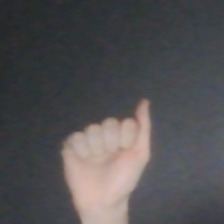
#> input picture CGIP/CGIP/dataset/A-samples/12.jpg, 224 x 224 px; its folder holds only this picture in this run; the run also reads 1 picture not shown here
$ jupyter execute --allow-errors code.ipynb   (shell and % lines are left out)   (older library calls are emulated)
#> lines starting #> are read from the running program, lines starting #| are printed output that depends on the picture; after the words box and inside, x2 and y2 are one past the last pixel; in counts of white or black regions, pixels touching at a corner belong together
# ASL Sign Language Recognition Research

This notebook demonstrates the process of loading the functionality of the ASL project for research purposes. It covers:
1.  Data Loading and Preprocessing
2.  Data Visualization
3.  Model Training (KNN)
4.  Evaluation and Metrics

[cell 1]
import os
import cv2
import numpy as np
import matplotlib.pyplot as plt
import seaborn as sns
from collections import Counter
from sklearn.neighbors import KNeighborsClassifier
from sklearn.model_selection import train_test_split
from sklearn.metrics import accuracy_score, classification_report, confusion_matrix

[cell 2]
# --- Feature Extraction & Preprocessing Modules ---

def get_gabor_kernels():
    kernels = []
    # 4 scales given by sigma, 4 orientations given by theta
    for theta in np.arange(0, np.pi, np.pi / 4):
        for sigma in [1, 3, 5, 7]:
            lam = np.pi / 4
            gamma = 0.5
            psi = 0
            ksize = 15 # Kernel size
            kernel = cv2.getGaborKernel((ksize, ksize), sigma, theta, lam, gamma, psi, ktype=cv2.CV_32F)
            kernels.append(kernel)
#> in load_dataset, img is the input picture: shape (224, 224, 3); mean B, G, R 82.3, 80.4, 82.2
    return kernels

# Pre-calculate Gabor kernels once
GABOR_KERNELS = get_gabor_kernels()

def extract_hocd_features(binary_mask, bins=32):
    """
    Histogram of Centroid Distances (HOCD)
    Expects a binary mask of the hand.
    """
    if binary_mask is None:
        return np.zeros(bins)

    # 1. Calculate Centroid
    M = cv2.moments(binary_mask)
    if M["m00"] == 0:
        return np.zeros(bins)
    cX = int(M["m10"] / M["m00"])
    cY = int(M["m01"] / M["m00"])

    # 2. Find Contours (Boundaries)
    contours, _ = cv2.findContours(binary_mask, cv2.RETR_EXTERNAL, cv2.CHAIN_APPROX_SIMPLE)
    if not contours:
        return np.zeros(bins)

    # Assume largest contour is the hand boundary
    cnt = max(contours, key=cv2.contourArea)

    # 3. Calculate Euclidean Distance from Centroid to each boundary point
    dists = []
    for point in cnt:
        px, py = point[0]
        # Euclidean distance
        d = np.sqrt((px - cX)**2 + (py - cY)**2)
        dists.append(d)

    dists = np.array(dists)

    # 4. Normalize Distances and create Histogram
    if len(dists) > 0 and dists.max() > 0:
        dists = dists / dists.max()

    hist, _ = np.histogram(dists, bins=bins, range=(0, 1))

    # Normalize histogram to sum to 1
    hist = hist.astype("float")
    if hist.sum() > 0:
        hist /= hist.sum()

    return hist

def extract_gabor_features(gray_img, size=(64, 64)):
    """
    Gabor Filter Bank features for texture.
    """
    if gray_img is None:
        # Return zeros matching Gabor output size (Kernels * 2 stats)
        return np.zeros(len(GABOR_KERNELS) * 2)

    # Resize to fixed size
    img_resized = cv2.resize(gray_img, size)

    feats = []
    for kernel in GABOR_KERNELS:
        # Apply filter
        fimg = cv2.filter2D(img_resized, cv2.CV_8UC3, kernel)

        # Local Averaging (Using mean and variance as summary stats)
        feats.append(fimg.mean())
        feats.append(fimg.var())

    return np.array(feats)

def preprocess_image(img_bgr):
    """
    Applies Grayscale, Thresholding, Cleaning, and ROI extraction.
    Returns: (cropped_binary_mask, cropped_grayscale_img)
    """
    if img_bgr is None:
        return None, None

    # 1. Grayscale
    gray = cv2.cvtColor(img_bgr, cv2.COLOR_BGR2GRAY)

    # 2. Blur & Threshold (Otsu)
    blur = cv2.GaussianBlur(gray, (5, 5), 0)
    _, thresh = cv2.threshold(blur, 0, 255, cv2.THRESH_BINARY_INV + cv2.THRESH_OTSU)

    # 3. Cleaning (Hole Filling & Dilation)
    # Dilation to reduce noise
    kernel = np.ones((3, 3), np.uint8)
    thresh = cv2.morphologyEx(thresh, cv2.MORPH_OPEN, kernel, iterations=1)

    # Closing to fill holes inside the hand
    # Fixed: Removed dependency on undefined variable 'self_defined_iters'
    thresh = cv2.morphologyEx(thresh, cv2.MORPH_CLOSE, kernel, iterations=2)

    # 4. Region Selection (Get Largest Contour)
    contours, _ = cv2.findContours(thresh, cv2.RETR_EXTERNAL, cv2.CHAIN_APPROX_SIMPLE)

    if not contours:
        return None, None

    # Get largest contour (Hand)
    c = max(contours, key=cv2.contourArea)
    if cv2.contourArea(c) < 500: # Ignore small noise
        return None, None

    # 5. Bounding Box & Crop
    x, y, w, h = cv2.boundingRect(c)

    # Add small padding
    pad = 10
    h_img, w_img = gray.shape
    x1 = max(0, x - pad)
    y1 = max(0, y - pad)
    x2 = min(w_img, x + w + pad)
    y2 = min(h_img, y + h + pad)

    # Ensure valid crop coordinates
    if x2 <= x1 or y2 <= y1:
        return None, None

    # Crop
    crop_mask = thresh[y1:y2, x1:x2]
    crop_gray = gray[y1:y2, x1:x2]

    return crop_mask, crop_gray

def get_augmentations(img_bgr):
    """
    Returns a list of (name, image) tuples including Original and various augmentations.
    """
    augs = []

    # 1. Original
    augs.append(("Original", img_bgr))

    rows, cols, _ = img_bgr.shape

    # --- Geometric ---
    # 2. Rotation
    M_rot = cv2.getRotationMatrix2D((cols/2, rows/2), 15, 1) # 15 degrees
    img_rot = cv2.warpAffine(img_bgr, M_rot, (cols, rows), borderMode=cv2.BORDER_REPLICATE)
    augs.append(("Geo_Rotation", img_rot))

    # 3. Flip
    img_flip = cv2.flip(img_bgr, 1) # Horizontal
    augs.append(("Geo_Flip", img_flip))

    # 4. Shear
    pts1 = np.float32([[10, 10], [cols-10, 10], [10, rows-10]])
    pts2 = np.float32([[5, 20], [cols-20, 10], [25, rows-20]])
    M_shear = cv2.getAffineTransform(pts1, pts2)
    img_shear = cv2.warpAffine(img_bgr, M_shear, (cols, rows), borderMode=cv2.BORDER_REPLICATE)
    augs.append(("Geo_Shear", img_shear))

    # --- Color Space ---
    # 5. Brightness
    # Increase brightness
    img_bright = cv2.convertScaleAbs(img_bgr, alpha=1.2, beta=30)
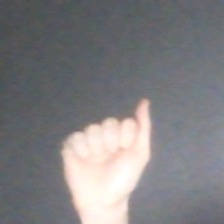
#> img_bright: shape (224, 224, 3); mean B, G, R 128.7, 126.4, 127.1
    augs.append(("Color_Brightness", img_bright))

    # 6. Contrast
    img_contrast = cv2.convertScaleAbs(img_bgr, alpha=1.5, beta=0)
    augs.append(("Color_Contrast", img_contrast))

    # --- Kernel ---
    # 7. Blur (Gaussian)
    img_blur = cv2.GaussianBlur(img_bgr, (5, 5), 0)
    augs.append(("Kernel_Blur", img_blur))

    # 8. Sharpen
    kernel_sharp = np.array([[0, -1, 0],
                             [-1, 5,-1],
                             [0, -1, 0]])
    img_sharp = cv2.filter2D(img_bgr, -1, kernel_sharp)
    augs.append(("Kernel_Sharpen", img_sharp))

    return augs

def load_dataset(dataset_path):
    print(f"Loading dataset from: {dataset_path}")
    X = []
    y = []

    if not os.path.exists(dataset_path):
        print("Dataset directory not found.")
        return np.array([]), np.array([])

    count = Counter()
    limit_per_class = 50 # Reduced limit because augmentation multiplies data by 8x

    valid_folders = [f for f in os.listdir(dataset_path) if f.endswith('-samples')]
    print(f"Found {len(valid_folders)} class folders.")

    for folder_name in sorted(valid_folders):
        folder_path = os.path.join(dataset_path, folder_name)
        label = folder_name.split('-')[0].lower()

        files = [f for f in os.listdir(folder_path) if f.lower().endswith(('.png', '.jpg', '.jpeg'))]

        class_samples_loaded = 0

        for filename in files:
            if count[label] >= limit_per_class:
                break

            img_path = os.path.join(folder_path, filename)
            try:
                img = cv2.imread(img_path)
                if img is None: continue

                # Apply Augmentations FIRST
                augmented_set = get_augmentations(img)
#> augmented_set = 8 items

                for aug_name, aug_img in augmented_set:
                    # Apply Preprocessing Pipeline
                    crop_mask, crop_gray = preprocess_image(aug_img)

                    if crop_mask is None or crop_gray is None:
                        continue

                    # Extract Features
                    # A. HOCD from Binary Mask
                    hocd = extract_hocd_features(crop_mask)

                    # B. Gabor from Grayscale
                    gabor = extract_gabor_features(crop_gray)

                    # C. Fusion
                    features = np.concatenate([hocd, gabor])

                    X.append(features)
                    y.append(label)
#> this loop made 8 passes
#> (aug_name, cX in extract_hocd_features, cY in extract_hocd_features) on passes 1 to 8: ('Original', 112, 102), ('Geo_Rotation', 109, 101), ('Geo_Flip', 110, 102), ('Geo_Shear', 110, 102), ('Color_Brightness', 112, 102), ('Color_Contrast', 112, 101), ('Kernel_Blur', 112, 102), ('Kernel_Sharpen', 112, 102)
#> pass 1, in preprocess_image, `_, thresh = cv2.threshold(blur, 0, 255, cv2.THRESH_BINARY_INV + cv2.TH..`:
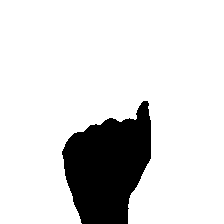
#> thresh: shape (224, 224); 85.3% white; 1 black region, box (x1, y1, x2, y2) and area: (62, 101, 151, 224) 7371
#> after the loop, X = 8 items; y = ['a', 'a', 'a', 'a', 'a', 'a', 'a', 'a']

                count[label] += 1 # Count original image processed

            except Exception as e:
                # print(f"Error processing {filename}: {e}")
                continue
#> pass 2 of the loop in load_dataset, `for folder_name in sorted(valid_folders):`:
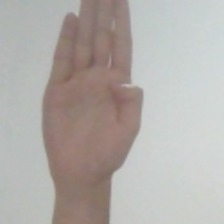
#> input picture CGIP/CGIP/dataset/B-samples/10.jpg, 224 x 224 px
#> in load_dataset, img is the input picture: shape (224, 224, 3); mean B, G, R 169.7, 173.5, 178.5
#> the loop in load_dataset, `for aug_name, aug_img in augmented_set:` made 8 passes
#> (aug_name, x in preprocess_image, w in preprocess_image, x1 in preprocess_image, x2 in preprocess_image, cX in extract_hocd_features, cY in extract_hocd_features) on passes 1 to 4: ('Original', 42, 101, 32, 153, 57, 109), ('Geo_Rotation', 40, 103, 30, 153, 59, 112), ('Geo_Flip', 81, 101, 71, 192, 62, 109), ('Geo_Shear', 45, 98, 35, 153, 57, 109)
#> pass 1, in preprocess_image (call 9), `_, thresh = cv2.threshold(blur, 0, 255, cv2.THRESH_BINARY_INV + cv2.TH..`:
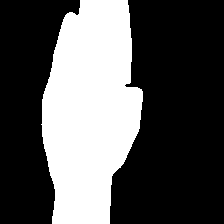
#> thresh: shape (224, 224); 33.9% white; 1 white region, box (x1, y1, x2, y2) and area: (41, 0, 143, 224) 17000
#> after the loop in load_dataset, `for aug_name, aug_img in augmented_set:`:
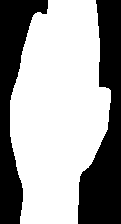
#> crop_mask: shape (224, 121); 62.7% white; 2 black regions, box (x1, y1, x2, y2) and area: (78, 0, 121, 224) 5615, (0, 0, 48, 224) 4492
#> after the loop in load_dataset, `for aug_name, aug_img in augmented_set:`: X = 16 items; y = ['a', 'a', 'a', 'a', 'a', 'a', 'a', 'a', 'b', 'b', 'b', 'b', 'b', 'b', 'b', 'b']

    print("Class distribution (original images processed):", dict(count))
    print(f"Total feature vectors extracted (with augmentation): {len(X)}")
#| Total feature vectors extracted (with augmentation): 16
    if len(X) > 0:
        print(f"Feature vector length: {len(X[0])}")
#| Feature vector length: 64
    return np.array(X), np.array(y)

### Load Data
We load the images from the `MasseyDataset` folder.

[cell 3]
dataset_dir = "dataset"
X, y = load_dataset(dataset_dir)

if len(X) > 0:
    print(f"X shape: {X.shape}, y shape: {y.shape}")
#| X shape: (16, 64), y shape: (16,)
else:
    print("No data loaded. Check dataset path.")

[cell 4]
# Visualization of Augmentations and Preprocessing
def visualize_pipeline(dataset_path):
    # Find a sample image
#> called with dataset_path = 'dataset'
    sample_img_path = None
    for root, dirs, files in os.walk(dataset_path):
        for file in files:
            if file.lower().endswith(('.png', '.jpg', '.jpeg')):
                sample_img_path = os.path.join(root, file)
                break
        if sample_img_path:
            break
#> pass 2 of the loop in visualize_pipeline, `for root, dirs, files in os.walk(dataset_path):`:

    if not sample_img_path:
        print("No image found for visualization.")
        return

    # Load
    img = cv2.imread(sample_img_path)

    # Get augmentations
    augs = get_augmentations(img)
#> augs = 8 items

    # Plot Augmentations
    plt.figure(figsize=(15, 6))
    plt.suptitle("Applied Augmentations (Geometric, Color, Kernel)", fontsize=16)

    for i, (name, aug_img) in enumerate(augs):
        plt.subplot(2, 4, i+1)
        plt.imshow(cv2.cvtColor(aug_img, cv2.COLOR_BGR2RGB))
        plt.title(name)
        plt.axis('off')
#> this loop made 8 passes
    plt.tight_layout()
    plt.show()

    # Visualize Preprocessing Steps on Original
    print("\nVisualizing Preprocessing pipeline on 'Original' image...")
    crop_mask, crop_gray = preprocess_image(img)
#> in preprocess_image (call 17), `thresh = cv2.morphologyEx(thresh, cv2.MORPH_CLOSE, kernel, iterations=2)`:
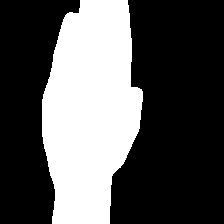
#> thresh: shape (224, 224); 33.9% white; 1 white region
#> in preprocess_image (call 17), `contours, _ = cv2.findContours(thresh, cv2.RETR_EXTERNAL, cv2.CHAIN_AP..`: contours = 1 contour; box (x1, y1, x2, y2) and area: (42, 0, 143, 224) 16736
#> in preprocess_image (call 17), `c = max(contours, key=cv2.contourArea)`: c = contour of 160 points, box (x1, y1, x2, y2) (42, 0, 143, 224), area 16736
#> in preprocess_image (call 17), `crop_mask = thresh[y1:y2, x1:x2]`:
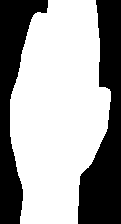
#> crop_mask: shape (224, 121); 62.8% white; 2 black regions
#> in preprocess_image (call 17), `crop_gray = gray[y1:y2, x1:x2]`:
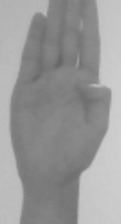
#> crop_gray: shape (224, 121); min 101, max 208, mean 152.5

    if crop_mask is not None:
        plt.figure(figsize=(10, 4))
        plt.subplot(1, 3, 1)
        plt.imshow(cv2.cvtColor(img, cv2.COLOR_BGR2RGB))
        plt.title("Original Input")
        plt.axis('off')

        plt.subplot(1, 3, 2)
        plt.imshow(crop_mask, cmap='gray')
        plt.title("Processed Binary Mask (HOCD Input)")
        plt.axis('off')

        plt.subplot(1, 3, 3)
        plt.imshow(crop_gray, cmap='gray')
        plt.title("Processed Grayscale (Gabor Input)")
        plt.axis('off')

        plt.tight_layout()
        plt.show()

        # Show Feature Vector shape
        hocd = extract_hocd_features(crop_mask)
#> in extract_hocd_features (call 17), `contours, _ = cv2.findContours(binary_mask, cv2.RETR_EXTERNAL, cv2.CHA..`: contours = 1 contour; box (x1, y1, x2, y2) and area: (10, 0, 111, 224) 16736
#> hocd = 32 values, max 0.206 at index 14, min 0 at index 0, mean 0.0312
        gabor = extract_gabor_features(crop_gray)
#> in extract_gabor_features (call 17), `img_resized = cv2.resize(gray_img, size)`:
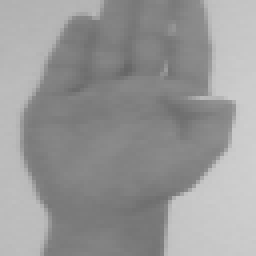
#> img_resized: shape (64, 64) (shown 4 times larger); min 102, max 207, mean 152.4
#> the loop in extract_gabor_features (call 17), `for kernel in GABOR_KERNELS:` made 16 passes
#> pass 3, in extract_gabor_features (call 17), `fimg = cv2.filter2D(img_resized, cv2.CV_8UC3, kernel)`:
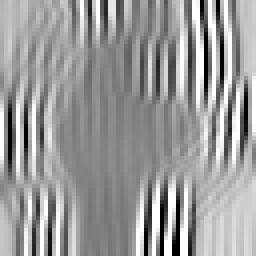
#> fimg: shape (64, 64) (shown 4 times larger); min 0, max 255, mean 154.6
#> after the loop in extract_gabor_features (call 17), `for kernel in GABOR_KERNELS:`: feats = 32 values, max 2782.7 at index 5, min 0 at index 1, mean 337.5
#> gabor has the same summary as feats in extract_gabor_features
        fusion = np.concatenate([hocd, gabor])
#> fusion = 64 values, max 2782.7 at index 37, min 0 at index 0, mean 168.8
        print(f"Feature Vector Shapes -> HOCD: {hocd.shape}, Gabor: {gabor.shape}, Fused: {fusion.shape}")
#| Feature Vector Shapes -> HOCD: (32,), Gabor: (32,), Fused: (64,)

# Run visualization
visualize_pipeline(dataset_dir)

### Visualize Samples
Let's look at some random samples from the dataset to understand what the model sees.

[cell 5]
if len(X) > 0:
    fig, axes = plt.subplots(2, 5, figsize=(15, 6))
    indices = np.random.choice(len(X), 10, replace=False)
#> indices = [1, 6, 8, 9, 13, 4, 2, 14, 10, 7]

    for i, ax in enumerate(axes.flat):
        idx = indices[i]

        # NOTE: Current X contains feature vectors (HOCD + Gabor), NOT raw images.
        # We cannot reshape features back to (64,64) image.
        # Instead, we will visualize the feature vector values as a bar plot or line.

        feature_vector = X[idx]
        ax.plot(feature_vector)
        ax.set_title(f"Label: {y[idx]}")
        ax.set_xlabel("Feature Index")
        ax.set_ylabel("Value")
#> this loop made 10 passes
#> idx on passes 1 to 8: 1, 6, 8, 9, 13, 4, 2, 14

        # Remove axis ticks for cleaner look if needed
        # ax.axis('off')

    plt.suptitle("Feature Vectors of Random Samples")
    plt.tight_layout()
    plt.show()
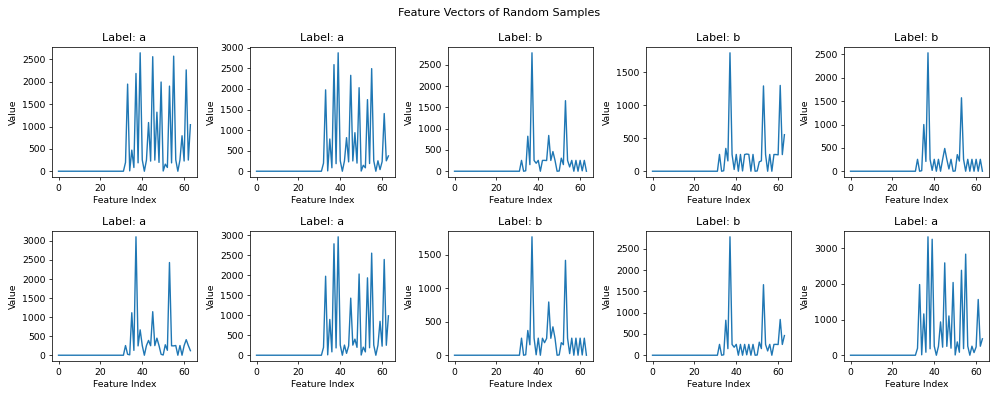
#> figure drawn by matplotlib, 10 panels; panel 1: curve peaks at x = 39, y = 2649.7; panel 2: curve peaks at x = 39, y = 2878.5; panel 3: curve peaks at x = 37, y = 2782.7; panel 4: curve peaks at x = 37, y = 1797.3

### Model Training
We will split the data into 80% training and 20% testing sets. Then we train a K-Nearest Neighbors (KNN) classifier.

[cell 6]
# Split data
X_train, X_test, y_train, y_test = train_test_split(X, y, test_size=0.2, random_state=42)

print(f"Training set size: {len(X_train)}")
#| Training set size: 12
print(f"Test set size: {len(X_test)}")
#| Test set size: 4

# Dictionary to store results
model_results = {}

[cell 7]
from sklearn.svm import SVC
from sklearn.ensemble import RandomForestClassifier
from sklearn.neural_network import MLPClassifier
import pandas as pd

# 1. K-Nearest Neighbors (KNN)
print("Training KNN...")
knn = KNeighborsClassifier(n_neighbors=3)
knn.fit(X_train, y_train)
knn_acc = accuracy_score(y_test, knn.predict(X_test))
#> knn_acc = 0.75
model_results['KNN'] = knn_acc
print(f"KNN Accuracy: {knn_acc*100:.2f}%")
#| KNN Accuracy: 75.00%

# 2. Support Vector Machine (SVM)
print("Training SVM...")
svm = SVC(kernel='linear') # Linear kernel often works well for high dimensional data
svm.fit(X_train, y_train)
svm_acc = accuracy_score(y_test, svm.predict(X_test))
#> svm_acc = 1
model_results['SVM'] = svm_acc
print(f"SVM Accuracy: {svm_acc*100:.2f}%")
#| SVM Accuracy: 100.00%

# 3. Random Forest
print("Training Random Forest...")
rf = RandomForestClassifier(n_estimators=100, random_state=42)
rf.fit(X_train, y_train)
rf_acc = accuracy_score(y_test, rf.predict(X_test))
#> rf_acc = 1
model_results['Random Forest'] = rf_acc
print(f"Random Forest Accuracy: {rf_acc*100:.2f}%")
#| Random Forest Accuracy: 100.00%

# 4. Multi-layer Perceptron (Neural Network)
print("Training MLP (Neural Network)...")
mlp = MLPClassifier(hidden_layer_sizes=(100,), max_iter=300, random_state=42)
mlp.fit(X_train, y_train)
mlp_acc = accuracy_score(y_test, mlp.predict(X_test))
#> mlp_acc = 1
model_results['MLP Neural Net'] = mlp_acc
print(f"MLP Accuracy: {mlp_acc*100:.2f}%")
#| MLP Accuracy: 100.00%

### Model Comparison
We compare the performance of KNN, SVM, Random Forest, and MLP Classifiers.

[cell 8]
# Create a DataFrame for comparison
results_df = pd.DataFrame(list(model_results.items()), columns=['Model', 'Accuracy'])
#> results_df = table of 4 rows and 2 columns
results_df['Accuracy (%)'] = results_df['Accuracy'] * 100
results_df = results_df.sort_values(by='Accuracy', ascending=False)
#> results_df = table of 4 rows and 3 columns

# Display table
print(results_df[['Model', 'Accuracy (%)']])
#|             Model  Accuracy (%)
#| 1             SVM         100.0
#| 2   Random Forest         100.0
#| 3  MLP Neural Net         100.0
#| 0             KNN          75.0

# Plot comparison
plt.figure(figsize=(10, 6))
sns.barplot(x='Model', y='Accuracy', data=results_df, palette='viridis')
plt.title('Model Comparison on ASL Dataset')
plt.ylim(0, 1.0)
plt.ylabel('Accuracy')
plt.show()
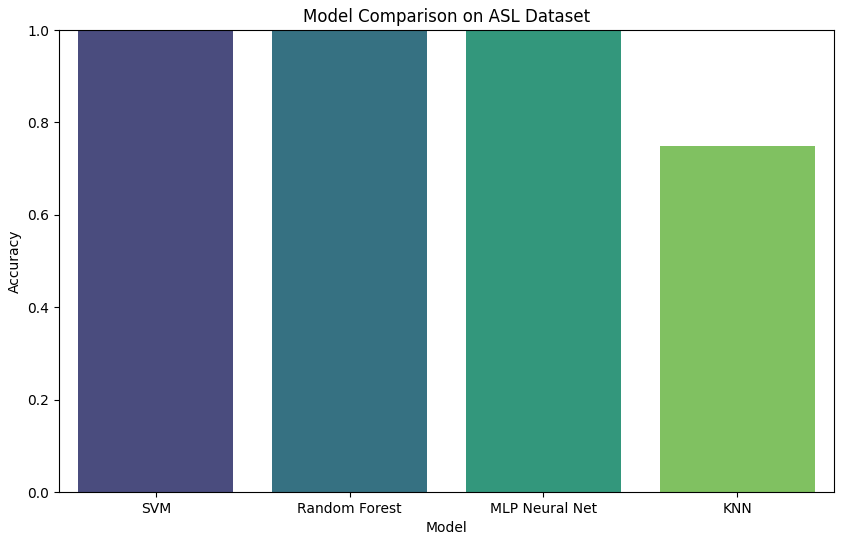
#> figure drawn by matplotlib, 1 panel

[cell 9]
# Predict on test set
# knn is used here, but we should probably use the best performing model or one specific model
# Recalculate predictions using KNN (closest to previous context)
y_pred_knn = knn.predict(X_test)

# Calculate Accuracy
acc = accuracy_score(y_test, y_pred_knn)
#> acc = 0.75
print(f"Test Accuracy: {acc*100:.2f}%")
#| Test Accuracy: 75.00%

# Classification Report
print("\nClassification Report:")
print(classification_report(y_test, y_pred_knn))
#|               precision    recall  f1-score   support
#|            a       1.00      0.67      0.80         3
#|            b       0.50      1.00      0.67         1
#|     accuracy                           0.75         4
#|    macro avg       0.75      0.83      0.73         4
#| weighted avg       0.88      0.75      0.77         4

# Plot Confusion Matrix
cm = confusion_matrix(y_test, y_pred_knn)
#> cm = [[2, 1], [0, 1]]
unique_labels = sorted(list(set(y_test)))
#> unique_labels = ['a', 'b']

plt.figure(figsize=(12, 10))
sns.heatmap(cm, annot=True, fmt='d', cmap='Blues', xticklabels=unique_labels, yticklabels=unique_labels)
plt.xlabel('Predicted Label')
plt.ylabel('True Label')
plt.title('Confusion Matrix (KNN)')
plt.show()
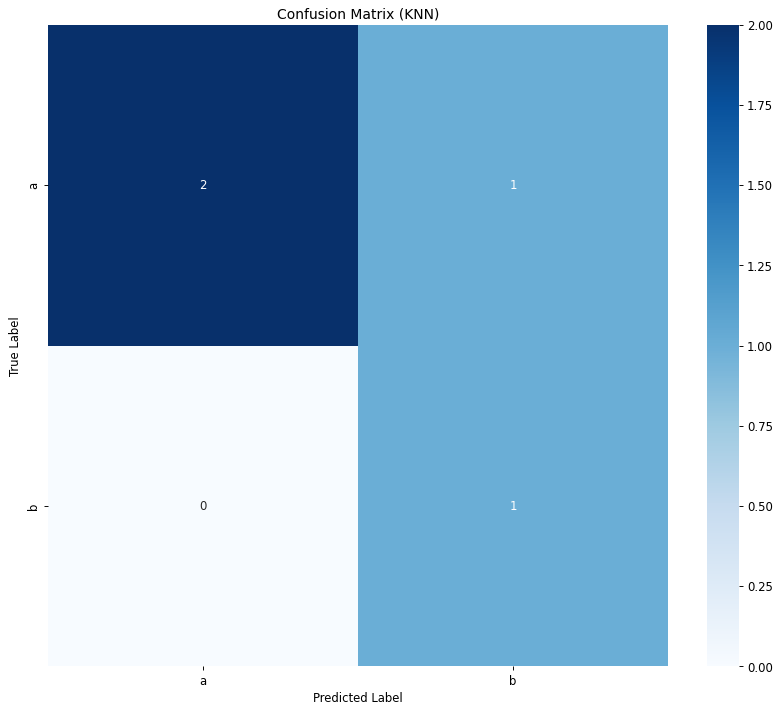
#> figure drawn by matplotlib, 2 panels

[cell 10]
import shap

# SHAP works best with Random Forest (TreeExplainer) or generic KernelExplainer.
# We will use the trained Random Forest model 'rf' for SHAP analysis.

# Select a small background dataset for SHAP (using large datasets is slow)
# We take 20 samples from X_train
background = X_train[:20]
test_samples = X_test[:5] # Explain first 5 test samples

# Initialize TreeExplainer (optimized for Trees)
print("Initializing SHAP TreeExplainer...")
#> (the rest of this cell did not finish here and is left out)

[cell 11]
# SHAP Decision Plot
shap.initjs()
#> (this line was passed over: shap is not available in this run)

# Helper to get class index
predicted_class_idx = rf.predict(test_samples[0].reshape(1, -1))[0]
#> predicted_class_idx = 'a'
class_names = rf.classes_
class_idx = np.where(class_names == predicted_class_idx)[0][0]
#> class_idx = 0

print(f"Predicted Class: {predicted_class_idx} (Index {class_idx})")
#| Predicted Class: a (Index 0)

# Handle SHAP values structure
# It can be a list (old SHAP) or a 3D array (samples, features, classes)
shap_vals_class = None
expected_val = None

#> (the rest of this cell did not finish here and is left out)

[cell 12]
# SHAP Force Plot
shap.initjs()
#> (this line was passed over: shap is not available in this run)
